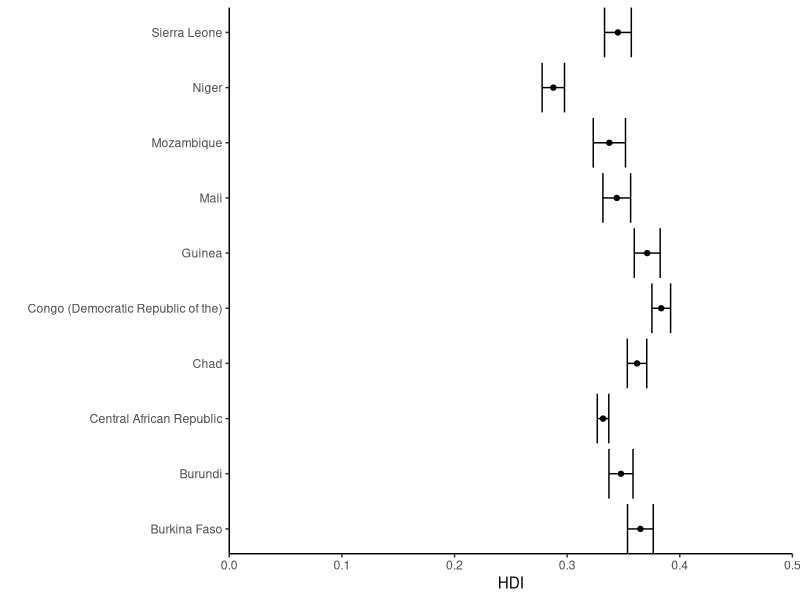
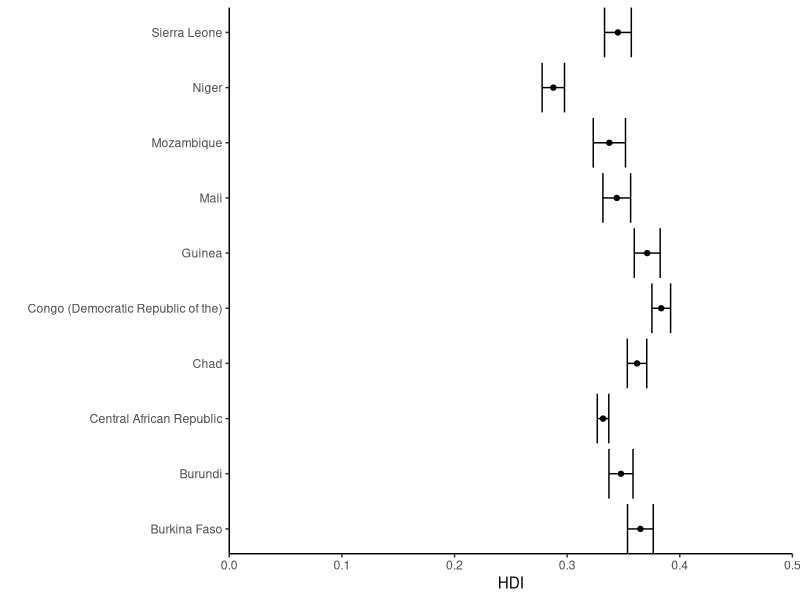

The R source for these figures, in order:
##Create directory for work

dir.create("raw_data")
dir.create("processed_data")
dir.create("scripts")
dir.create("figures")

##Task1
##Import Human Development Index 
hdi <- read.csv("raw_data/Human-development-index.csv", header = T)

library(tidyverse)

str(hdi)
hdi2 <- hdi %>% 
  gather("year", "index", 3:32)

##filter and exclude data with missing index values

hdi_filter <- hdi2 %>% 
  filter(!is.na(index))


##get summary of the data
hdi_summary <- hdi_filter %>% 
  group_by(Country) %>% 
  summarise(mean_index = mean(index),
            n = length(index), 
            sd = sd(index),
            se = sd/sqrt(n))


##Filter the summary to get the 10 countries with the lowest hdi
hdi_summary_low <- hdi_summary %>% 
  filter(rank(mean_index) < 11)

hdi_summary_low

##Plot the 10 lowest countries
hdi_summary_low %>% 
  ggplot() +
  geom_point(aes(x = Country,
                 y = mean_index)) +
  geom_errorbar(aes(x = Country,
                    ymin = mean_index - se,
                    ymax = mean_index + se)) +
  scale_y_continuous(limits = c(0, 0.5),
                     expand = c(0, 0),
                     name = "HDI") +
  scale_x_discrete(expand = c(0, 0),
                   name = "") +
  theme_classic() +
  coord_flip()


###create a data pipeline that goes from hdi2 to the plot

hdi2 %>% 
  filter(!is.na(index)) %>% 
  group_by(Country) %>% 
  summarise(mean_index = mean(index),
            n = length(index), 
            sd = sd(index),
            se = sd/sqrt(n)) %>% 
  filter(rank(mean_index) < 11) %>% 
  ggplot() +
  geom_point(aes(x = Country,
                 y = mean_index)) +
  geom_errorbar(aes(x = Country,
                    ymin = mean_index - se,
                    ymax = mean_index + se)) +
  scale_y_continuous(limits = c(0, 0.5),
                     expand = c(0, 0),
                     name = "HDI") +
  scale_x_discrete(expand = c(0, 0),
                   name = "") +
  theme_classic() +
  coord_flip()
